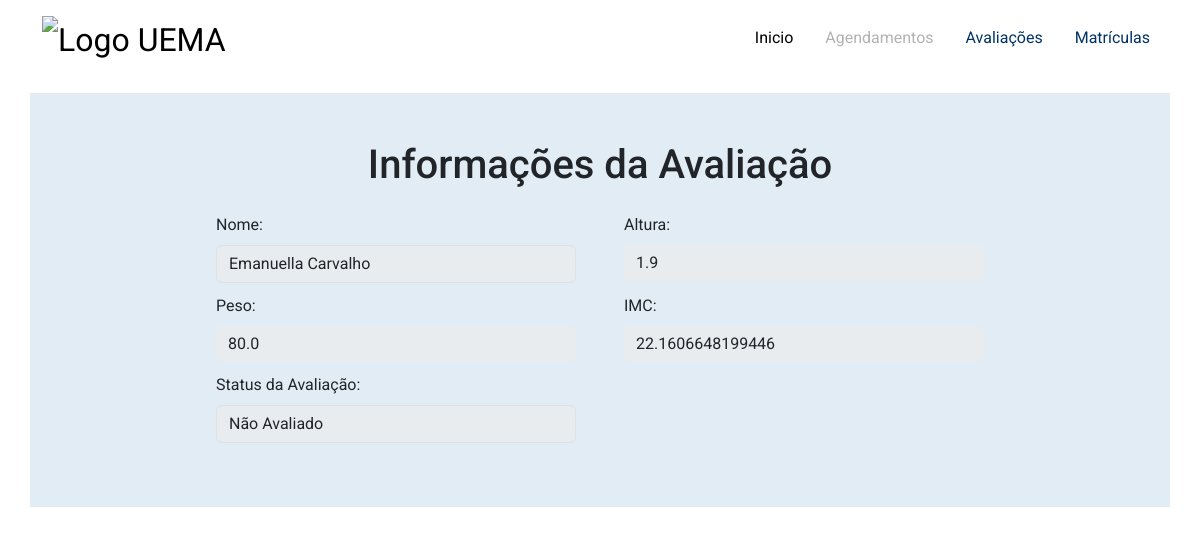
The app's page /avaliacoes/9/ (signed in) with its own data.
### enrollment/models.py (models this page shows)
class Registration(models.Model):
    choice_ocupation = (
        ('Ex', 'Público Externo'),
        ('E', 'Estudante'),
        ('F', 'Funcionário')
    )
    choice_is_registered = (
        ('True', 'Matriculado'),
        ('False', 'Não Matriculado')
    )
    name          = models.CharField(max_length=100, null=False)
    cpf           = models.CharField(max_length=11, unique=True, null=False)
    sig_register  = models.CharField(max_length=11)
    ocupation     = models.CharField(max_length=2, choices=choice_ocupation, null=False)
    is_registered = models.CharField(max_length=5, choices=choice_is_registered)
    def __str__(self):
        return self.name

### assessment/models.py (models this page shows, shortened)
class Assessment(models.Model):
    choice_is_evaluated = (
        ('True', 'Avaliado'),
        ('False', 'Não Avaliado')
    )
    name   = models.ForeignKey(Registration, on_delete=models.DO_NOTHING)
    height = models.FloatField(null=False)
    weight = models.FloatField(null=False)
    imc    = models.FloatField(null=False)
    is_evaluated = models.CharField(max_length=5, choices=choice_is_evaluated)

### assessment/views.py (the view)
# urls.py: path('<int:id>/', to_view, name='to_view'),
@login_required(login_url='users:login', redirect_field_name='next')
def to_view(request, id):
    assessment = Assessment.objects.filter(
        pk=id
    ).order_by('name').first()
    form = AssessmentForm(instance=assessment)
    for field_name, field in form.fields.items():
        field.widget.attrs['disabled']=True
        add_attr(form.fields[field_name], 'class', 'disabled')
    return render(
        request, 'assessment/pages/to_view.html', {
            'form': form,
            'title': 'Informações da Avaliação',
            'enrollment': assessment
    })

### utils/django_forms.py (called while the page is built)
def add_attr(field, attr_name, attr_new_val):
    existing_attr = field.widget.attrs.get(attr_name, '')
    field.widget.attrs[attr_name] = f'{existing_attr} {attr_new_val}'.strip()

### assessment/templates/assessment/pages/to_view.html (shortened to what this page needs)
{% extends "global/base.html" %}
{% block content %}
    {% include "global/partials/form.html" %}
{% endblock content %}

### base_templates/global/partials/form.html (shortened to what this page needs)
<div class="container background-register p-5 mt-3">
    <div class="mb-3">
        <h1 class="text-center">{{ title }}</h1>
    </div>
    <form action="{{ form_action }}" method="POST"> {% csrf_token %}
        <div class="form-content form-content-grid">
            {% for field in form %}
                <div class="form-group">
                    <label for="{{field.id_for_label}}" class="form-label mt-2">
                        {{field.label}}
                    </label>
                    {{field}}
                </div>
            {% endfor %}
        </div>
    </form>
</div>

### static/global/css/styles.css (style rules this page uses)
:root { --color-primary: #003366; --color-primary-2: #001a33; --color-white: #fff; --spacing-gutter-medium: 3rem; --spacing-gutter-large: 4rem; --spacing-gutter-extralarge: 10rem; --color-info-dark: #4d86c4; --color-debug-dark: #4d86c4; --color-success-dark: #4a9c5d; --color-alert-dark: #927f40; --color-warning-dark: #927f40; --color-error-dark: #da525d; --color-yellow: #FCB72E; }
* { padding: 0; margin: 0; box-sizing: border-box; }
.container { font-family: "Roboto", sans-serif; font-weight: semibold; }
.form-content { max-width: 48rem; margin: 0 auto; }
.form-content input { border-radius: 0.4rem; border: 1px var(--color-primary); }
.form-content-grid { display: grid; grid-template-columns: repeat(auto-fit, minmax(20rem, 1fr)); gap: calc(var(--spacing-gutter-medium)/16) var(--spacing-gutter-medium); }
.background-register { background-color: #E2ECF4; }

### records on screen
Registration: form "Emanuella Carvalho"
Assessment: form "1.9" "80.0" "22.1606648199446" "Não Avaliado"

### other values on screen
{{ title }} "Informações da Avaliação"
{{ field.label }} "Nome:" "Altura:" "Peso:" "IMC:" "Status da Avaliação:"
